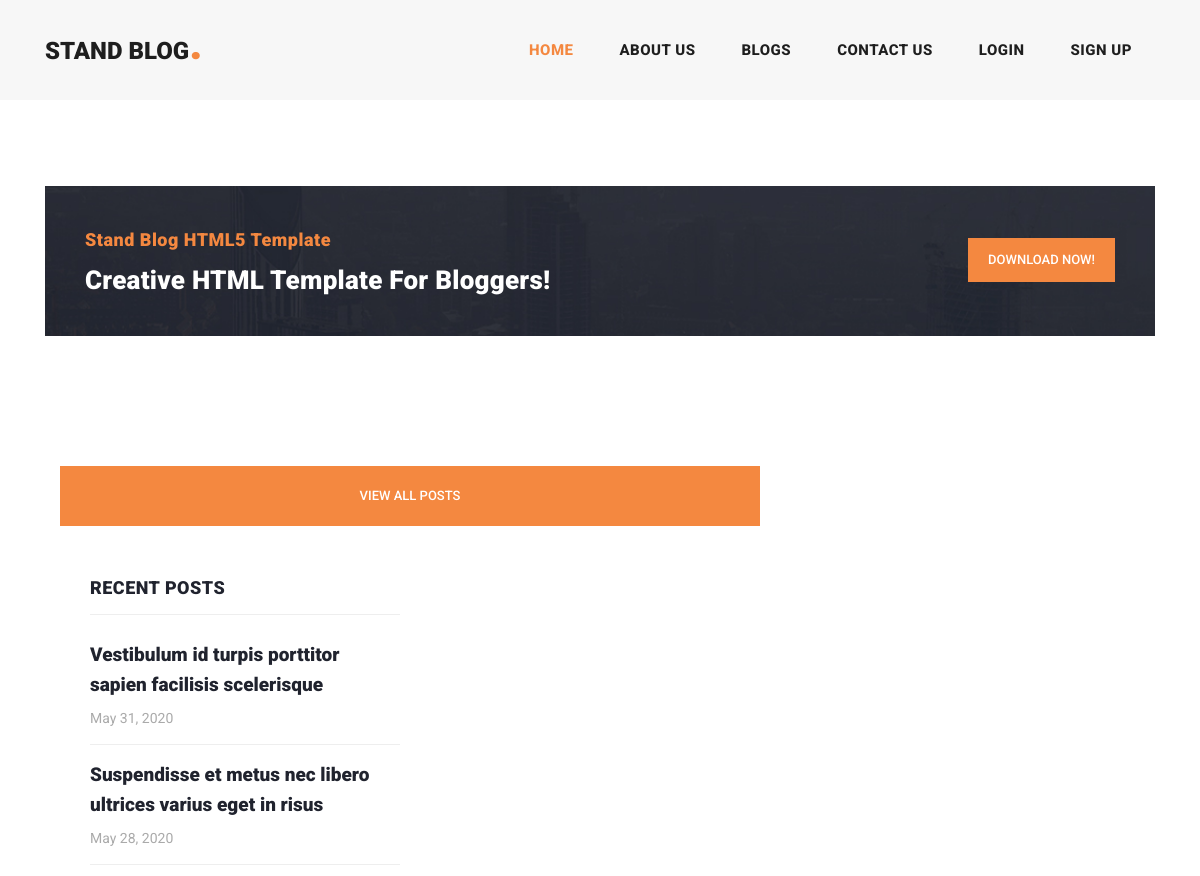
The app's page / (upper part), older data.
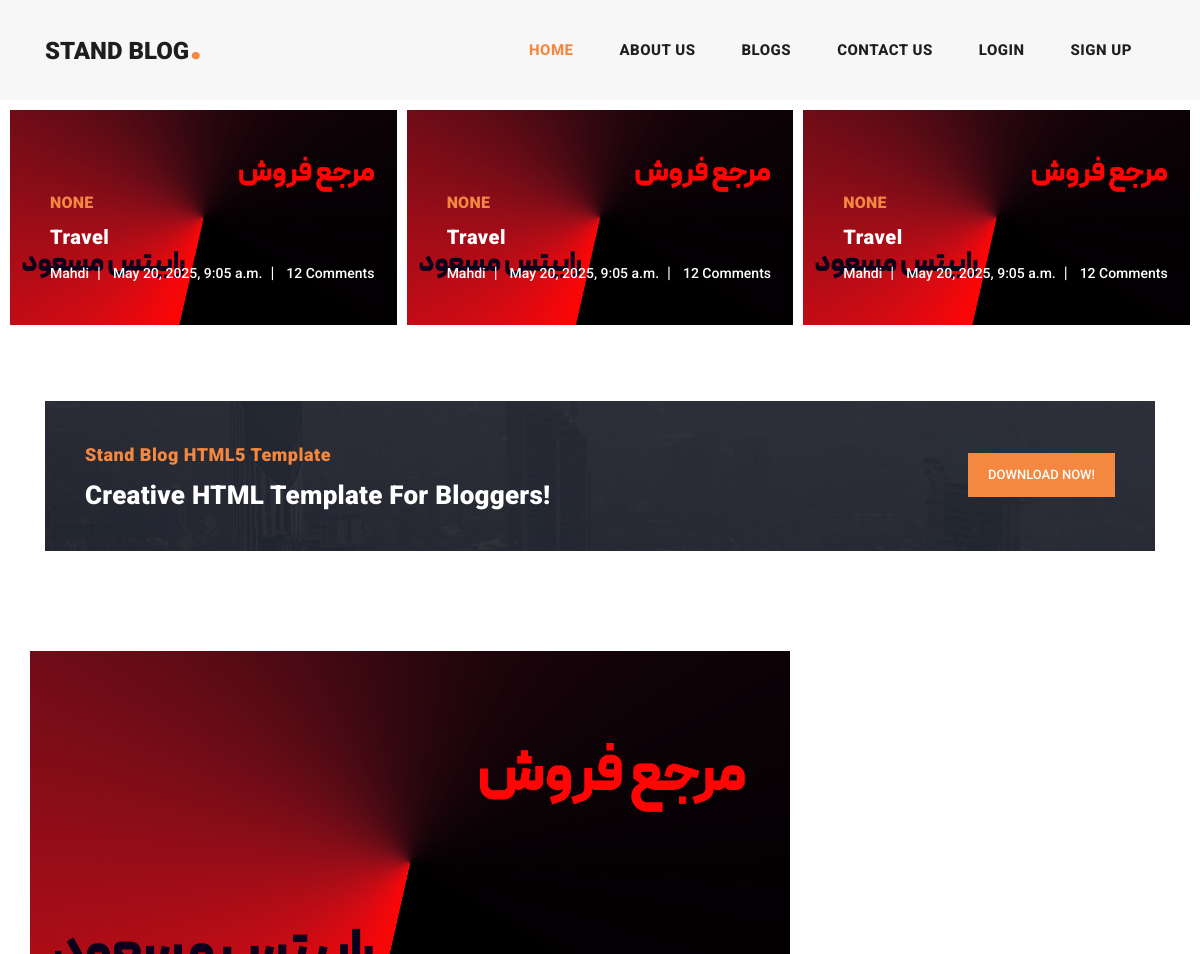
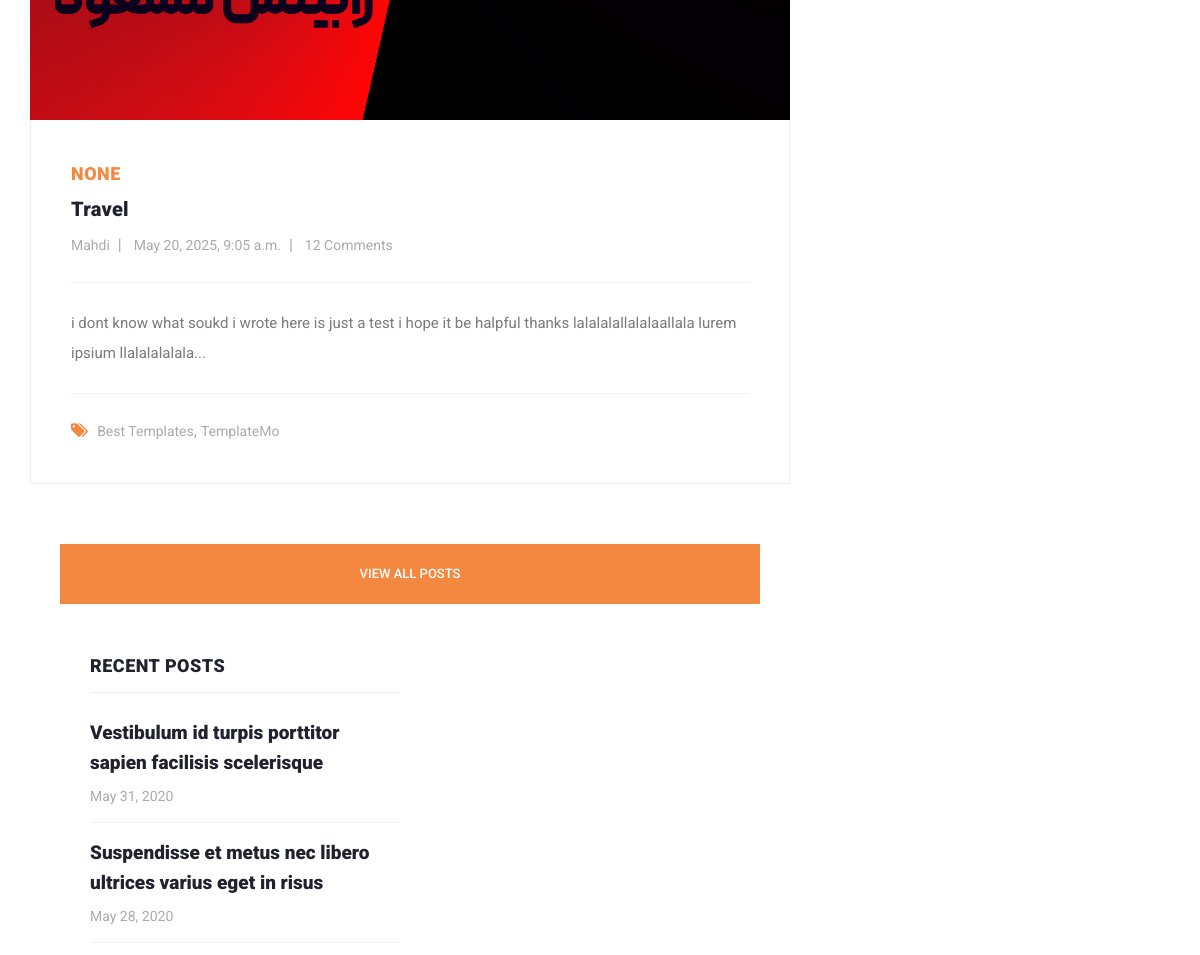
The same page, newer data (2 pictures, top to bottom).
### homePageApp/models.py (models this page shows, shortened)
class blog(models.Model):
    title = models.CharField(max_length=100)
    category = models.ManyToManyField(category)
    content = models.TextField()
    description = models.TextField(editable=True,blank=True ,help_text="its gonna be auto full")
    author = models.ForeignKey(User,on_delete=models.SET_NULL, null=True)
    created_at = models.DateTimeField(auto_now_add=True)
    updated_at = models.DateTimeField(auto_now=True)
    image=models.ImageField(upload_to="images/blogs")
    views = models.IntegerField(default=0)

### homePageApp/views.py (the view)
# urls.py: 2. Add a URL to urlpatterns:  path('', views.home, name='home')
def home(request):
    blogs=blogg.objects.all()
    context={'blogs':blogs}
    return render(request, 'homePageApp/index.html',context)

### homePageApp/templates/homePageApp/index.html (shortened to what the changed rows need)
{% load static%}
<!DOCTYPE html>
<html lang="en">
  <head>
    <link href="{% static "vendor/bootstrap/css/bootstrap.min.css"%}"
    rel="stylesheet" />
    <link rel="stylesheet" href="{% static 'css/fontawesome.css' %}" />
    <link
      rel="stylesheet"
      href="{% static 'css/templatemo-stand-blog.css' %}"
    />
    <link rel="stylesheet" href="{% static 'css/owl.css' %}" />
  </head>
  <body>
    {% include "homePageApp/header.html" %}
    <div class="main-banner header-text">
      <div class="container-fluid">
        <div class="owl-banner owl-carousel">
          {%for blog in blogs %}
          <div class="item">
            <img src="{{ blog.image.url}}" alt="{{blog.title}}" />
            <div class="item-content">
              <div class="main-content">
                <div class="meta-category">
                  <span>{{blog.category.first}}</span>
                </div>
                <a href="{%url 'blog_with_id' blog.id%}"
                  ><h4>{{blog.title}}</h4></a
                >
                <ul class="post-info">
                  <li><a href="#">{{blog.author}}</a></li>
                  <li><a href="#">{{blog.updated_at}}</a></li>
                  <li><a href="#">12 Comments</a></li>
                </ul>
              </div>
            </div>
          </div>
          {% endfor %}
        </div>
      </div>
    </div>
    <section class="blog-posts">
      <div class="container">
        <div class="row">
          <div class="col-lg-8">
            <div class="all-blog-posts">
              <div class="row">
                <div class="blog-post">
                  {% for blog in blogs %}
                  <div class="blog-post">
                    <div class="blog-thumb">
                      <img
                        src="{{ blog.image.url }}"
                        alt="{{ blog.title }}"
                      />
                    </div>
                    <div class="down-content">
                      <span>{{blog.category.first}}</span>
                      <a href="{% url 'blog_with_id' blog.id %}"
                        ><h4>{{blog.title}}</h4></a
                      >
                      <ul class="post-info">
                        <li><a href="#">{{blog.author}}</a></li>
                        <li><a href="#">{{blog.updated_at}}</a></li>
                        <li><a href="#">12 Comments</a></li>
                      </ul>
                      <p>{{blog.description}}</p>
                      <div class="post-options">
                        <div class="row">
                          <div class="col-lg-12">
                            <ul class="post-tags">
                              <li><i class="fa fa-tags"></i></li>
                              <li><a href="#">Best Templates</a>,</li>
                              <li><a href="#">TemplateMo</a></li>
                            </ul>
                          </div>
                        </div>
                      </div>
                    </div>
                  </div>
                  {% endfor %}
                  </div>
                </div>
              </div>
            </div>
          </div>
          <div class="col-lg-4">
            <div class="sidebar">
              <div class="row">
                <div class="col-lg-12">
                  <div class="sidebar-item recent-posts">
                    <div class="sidebar-heading">
                      <h2>Recent Posts</h2>
                    </div>
                  </div>
                </div>
              </div>
            </div>
          </div>
        </div>
    </section>
  </body>
</html>

Row changes from the older to the newer data that the page shows:
added blog: image (picture), category.first "NONE", title "Travel", author "Mahdi", updated_at "May 20, 2025, 9:05 a.m.", description "i dont know what soukd i wrote here is just a test i hope it be halpful thanks lalalalallalalaallala lurem ipsium llalalalalala..."
